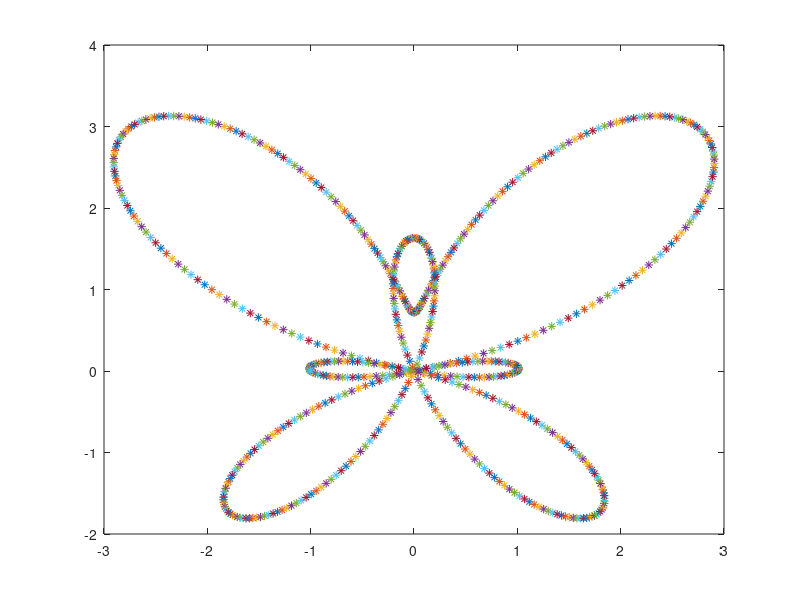

The MATLAB script that drew this image:
x0=0;y0=0;xA=10;yA=10;
l1=3,l2=3,pi=3.1416;xA=10;yA=10;xB=30;yB=30;
axis([-15 15 -15 15]);
for t=0:0.01:2*pi
    r=2.718^sin(t)-2*cos(4*t)
    x=r*cos(t)
    y=r*sin(t)
    c=(x^2+y^2-l1^2-l2^2)/(2*l1*l2);
    s=sqrt(abs(1-c^2));
    d=atan2(s,c);
    C2=x*(l1*cos(d)+l2)+y*(l1*sin(d));
    S2=y*(l2+l1*cos(d))-x*(l1*sin(d));
    t2=atan2(S2,C2);
    C1=(x-l2*cos(t2))/l1
    S1=(y-l2*sin(t2))/l1
    t1=atan2(S1,C1);
    plot(x,y,'*');
    xM=l1*cos(t1);
    yM=l1*sin(t1);
    a=line([x0 xM],[y0 yM],'color','red');
    b=line([xM x],[yM y],'color','blue');
    pause(0.01);
    delete(a)
    delete(b)
    hold on
end